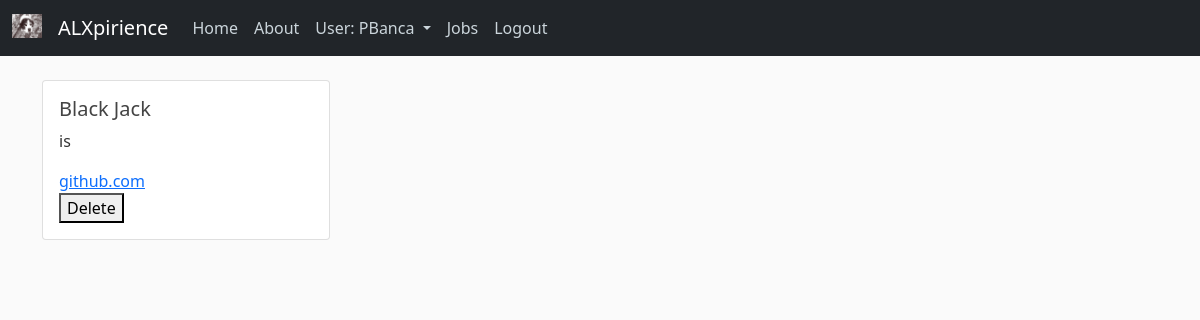
Page /myprojects (signed in) on the earlier database version.
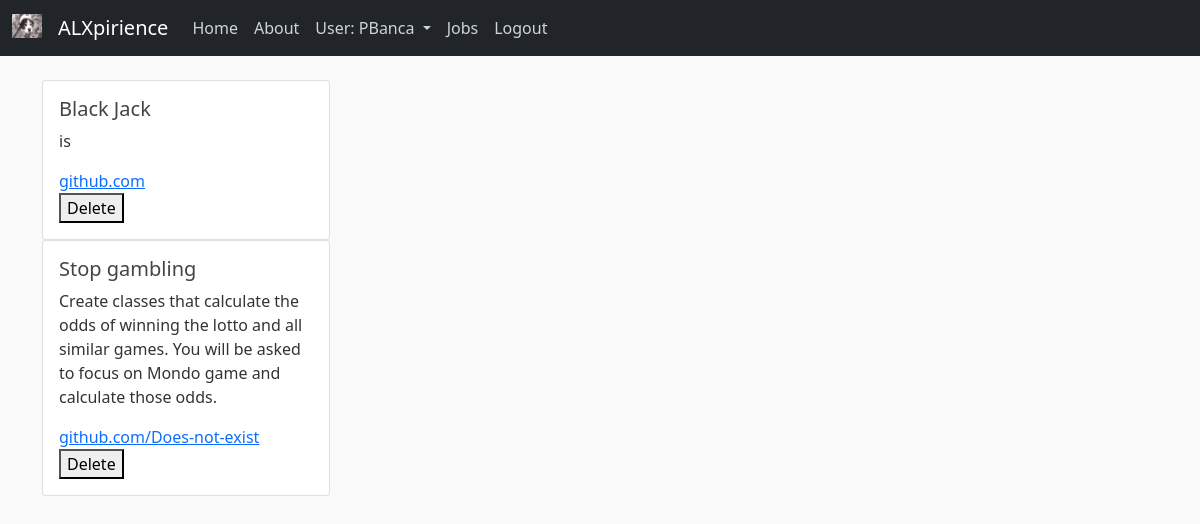
Same page on the later database version.
### expirience/data_base.py (models this page shows, shortened)
class Projects(db.Model):
    id = db.Column(db.Integer, primary_key=True, autoincrement=True)
    project_name = db.Column(db.String(100), nullable=False)
    project_description = db.Column(db.Text, nullable=False)
    project_link = db.Column(db.String(120), nullable=False)
    skills_required = db.Column(db.String(120), nullable=False)
    project_status = db.Column(db.String(20), nullable=False, default='pending')
    user_id = db.Column(db.Integer, db.ForeignKey('user.id'), nullable=False)

### expirience/routes.py (the view, shortened to what this page needs)
@app.route('/myprojects', methods=['GET', 'DELETE'])
@login_required
def myprojects():
    if not current_user.is_authenticated:
        return redirect(url_for('home'))
    projects_current_user = [Projects.query.all(), current_user]
    return render_template('myprojects.html', title="My Projects", form=projects_current_user)

### expirience/data_base.py (called while the page is built)
@loginManager.user_loader
def get_user(user_id):
    return User.query.get(int(user_id))

### expirience/templates/myprojects.html (shortened to what this page needs)
{% extends "layout.html" %}
{% block content %}
{% for project in form[0] %}
    {% if project.author != form.id %}
        <div class="card" style="width: 18rem;">
            <div class="card-body">
                <h5 class="card-title">{{ project.project_name }}</h5>
                <p class="card-text">{{ project.project_description }}</p>
                <a href="project.project_link" class="card-link">{{ project.project_link }}</a>
                <form action="{{ url_for('myprojects') }}" method="delete">
                    <button type="submit" name="action" value="delete">Delete</button>
                </form>
            </div>
        </div>
    {% endif %}
{% endfor %}
{% endblock %}

Differences in the rows shown:
added Projects: project_name "Stop gambling", project_description "Create classes that calculate the odds of winning the lotto and all similar games. You will be asked to focus on Mondo game and calculate those odds.", project_link "github.com/Does-not-exist"
